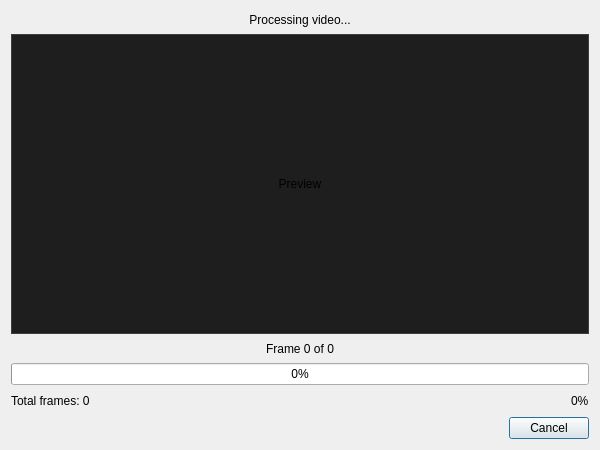
<?xml version="1.0" encoding="UTF-8"?>
<ui version="4.0">
 <class>VideoProcessDialog</class>
 <widget class="QDialog" name="VideoProcessDialog">
  <property name="geometry">
   <rect>
    <x>0</x>
    <y>0</y>
    <width>600</width>
    <height>450</height>
   </rect>
  </property>
  <property name="windowTitle">
   <string>Processing Video</string>
  </property>
  <layout class="QVBoxLayout" name="verticalLayout">
   <item>
    <widget class="QLabel" name="statusLabel">
     <property name="text">
      <string>Processing video...</string>
     </property>
     <property name="alignment">
      <set>Qt::AlignCenter</set>
     </property>
    </widget>
   </item>
   <item>
    <widget class="QLabel" name="previewLabel">
     <property name="minimumSize">
      <size>
       <width>400</width>
       <height>300</height>
      </size>
     </property>
     <property name="text">
      <string>Preview</string>
     </property>
     <property name="alignment">
      <set>Qt::AlignCenter</set>
     </property>
     <property name="styleSheet">
      <string>QLabel { background-color: #1e1e1e; border: 1px solid #3e3e3e; }</string>
     </property>
    </widget>
   </item>
   <item>
    <widget class="QLabel" name="currentFrameLabel">
     <property name="text">
      <string>Frame 0 of 0</string>
     </property>
     <property name="alignment">
      <set>Qt::AlignCenter</set>
     </property>
    </widget>
   </item>
   <item>
    <widget class="QProgressBar" name="progressBar">
     <property name="value">
      <number>0</number>
     </property>
    </widget>
   </item>
   <item>
    <layout class="QHBoxLayout" name="horizontalLayout">
     <item>
      <widget class="QLabel" name="totalFramesLabel">
       <property name="text">
        <string>Total frames: 0</string>
       </property>
      </widget>
     </item>
     <item>
      <spacer name="horizontalSpacer">
       <property name="orientation">
        <enum>Qt::Horizontal</enum>
       </property>
       <property name="sizeHint" stdset="0">
        <size>
         <width>40</width>
         <height>20</height>
        </size>
       </property>
      </spacer>
     </item>
     <item>
      <widget class="QLabel" name="percentageLabel">
       <property name="text">
        <string>0%</string>
       </property>
      </widget>
     </item>
    </layout>
   </item>
   <item>
    <layout class="QHBoxLayout" name="horizontalLayout_2">
     <item>
      <spacer name="horizontalSpacer_2">
       <property name="orientation">
        <enum>Qt::Horizontal</enum>
       </property>
       <property name="sizeHint" stdset="0">
        <size>
         <width>40</width>
         <height>20</height>
        </size>
       </property>
      </spacer>
     </item>
     <item>
      <widget class="QPushButton" name="cancelButton">
       <property name="text">
        <string>Cancel</string>
       </property>
      </widget>
     </item>
    </layout>
   </item>
  </layout>
 </widget>
 <resources/>
 <connections/>
</ui>
